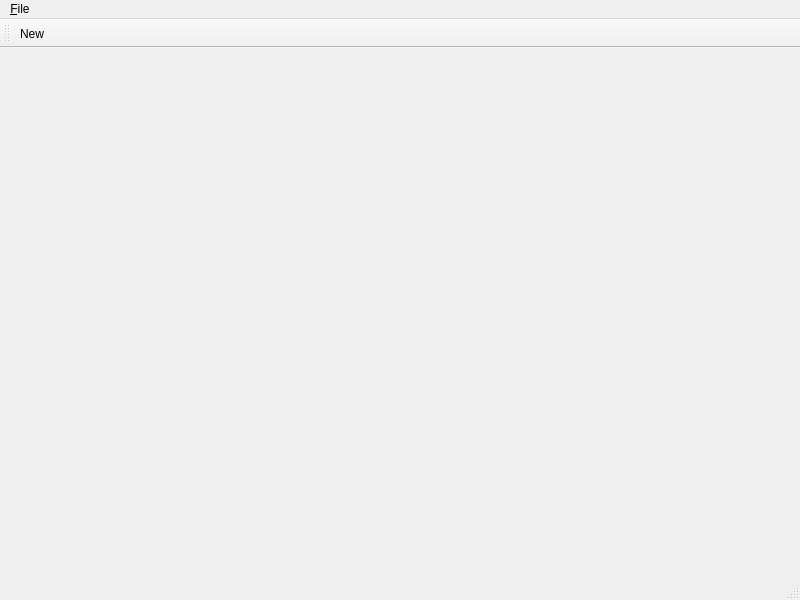
<?xml version="1.0" encoding="UTF-8"?>
<ui version="4.0">
 <class>MainWindow</class>
 <widget class="QMainWindow" name="MainWindow">
  <property name="geometry">
   <rect>
    <x>0</x>
    <y>0</y>
    <width>800</width>
    <height>600</height>
   </rect>
  </property>
  <property name="minimumSize">
   <size>
    <width>400</width>
    <height>400</height>
   </size>
  </property>
  <property name="windowTitle">
   <string>Grafeo Diagramming</string>
  </property>
  <property name="windowIcon">
   <iconset resource="../icons/icons.qrc">
    <normaloff>:/icons/grafeo.svg</normaloff>:/icons/grafeo.svg</iconset>
  </property>
  <property name="iconSize">
   <size>
    <width>16</width>
    <height>16</height>
   </size>
  </property>
  <property name="documentMode">
   <bool>true</bool>
  </property>
  <property name="dockNestingEnabled">
   <bool>true</bool>
  </property>
  <property name="unifiedTitleAndToolBarOnMac">
   <bool>true</bool>
  </property>
  <widget class="QWidget" name="centralwidget">
   <layout class="QHBoxLayout" name="horizontalLayout_2">
    <item>
     <layout class="QHBoxLayout" name="mainLayout"/>
    </item>
   </layout>
  </widget>
  <widget class="QMenuBar" name="menubar">
   <property name="geometry">
    <rect>
     <x>0</x>
     <y>0</y>
     <width>800</width>
     <height>23</height>
    </rect>
   </property>
   <widget class="QMenu" name="menu_File">
    <property name="title">
     <string>&amp;File</string>
    </property>
    <addaction name="actionNew"/>
   </widget>
   <addaction name="menu_File"/>
  </widget>
  <widget class="QStatusBar" name="statusbar"/>
  <widget class="QToolBar" name="toolBar">
   <property name="windowTitle">
    <string>Main Toolbar</string>
   </property>
   <attribute name="toolBarArea">
    <enum>TopToolBarArea</enum>
   </attribute>
   <attribute name="toolBarBreak">
    <bool>false</bool>
   </attribute>
   <addaction name="actionNew"/>
  </widget>
  <action name="actionNew">
   <property name="text">
    <string>&amp;New</string>
   </property>
   <property name="toolTip">
    <string>New Document</string>
   </property>
  </action>
 </widget>
 <resources>
  <include location="../icons/icons.qrc"/>
 </resources>
 <connections/>
</ui>
